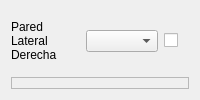
                 <widget class="QFrame" name="frParedDerecha">
                  <property name="frameShape">
                   <enum>QFrame::NoFrame</enum>
                  </property>
                  <layout class="QVBoxLayout" name="verticalLayout_8">
                   <item>
                    <widget class="QFrame" name="pdDerecha_2">
                     <property name="sizePolicy">
                      <sizepolicy hsizetype="Expanding" vsizetype="Fixed">
                       <horstretch>0</horstretch>
                       <verstretch>0</verstretch>
                      </sizepolicy>
                     </property>
                     <property name="frameShape">
                      <enum>QFrame::NoFrame</enum>
                     </property>
                     <layout class="QHBoxLayout" name="horizontalLayout_8" stretch="1,1,1">
                      <property name="leftMargin">
                       <number>0</number>
                      </property>
                      <property name="rightMargin">
                       <number>0</number>
                      </property>
                      <item>
                       <widget class="QLabel" name="label_11">
                        <property name="maximumSize">
                         <size>
                          <width>100</width>
                          <height>16777215</height>
                         </size>
                        </property>
                        <property name="text">
                         <string>Pared Lateral Derecha</string>
                        </property>
                        <property name="wordWrap">
                         <bool>true</bool>
                        </property>
                       </widget>
                      </item>
                      <item>
                       <widget class="QComboBox" name="cbPdDerecha">
                        <property name="maximumSize">
                         <size>
                          <width>250</width>
                          <height>16777215</height>
                         </size>
                        </property>
                       </widget>
                      </item>
                      <item>
                       <widget class="QCheckBox" name="checkPdDer">
                        <property name="maximumSize">
                         <size>
                          <width>25</width>
                          <height>25</height>
                         </size>
                        </property>
                        <property name="toolTip">
                         <string>Activa si hay objetos en esta superficie</string>
                        </property>
                        <property name="text">
                         <string/>
                        </property>
                        <property name="checkable">
                         <bool>true</bool>
                        </property>
                        <property name="checked">
                         <bool>false</bool>
                        </property>
                        <property name="autoRepeat">
                         <bool>false</bool>
                        </property>
                        <property name="autoExclusive">
                         <bool>false</bool>
                        </property>
                       </widget>
                      </item>
                     </layout>
                    </widget>
                   </item>
                   <item>
                    <widget class="QFrame" name="contObjDer">
                     <property name="sizePolicy">
                      <sizepolicy hsizetype="Preferred" vsizetype="MinimumExpanding">
                       <horstretch>0</horstretch>
                       <verstretch>0</verstretch>
                      </sizepolicy>
                     </property>
                     <property name="frameShape">
                      <enum>QFrame::StyledPanel</enum>
                     </property>
                     <property name="frameShadow">
                      <enum>QFrame::Raised</enum>
                     </property>
                     <layout class="QVBoxLayout" name="verticalLayout_16">
                      <property name="spacing">
                       <number>0</number>
                      </property>
                      <property name="leftMargin">
                       <number>0</number>
                      </property>
                      <property name="topMargin">
                       <number>0</number>
                      </property>
                      <property name="rightMargin">
                       <number>0</number>
                      </property>
                      <property name="bottomMargin">
                       <number>0</number>
                      </property>
                      <item>
                       <widget class="QFrame" name="objetoPdDer">
                        <property name="sizePolicy">
                         <sizepolicy hsizetype="Preferred" vsizetype="MinimumExpanding">
                          <horstretch>0</horstretch>
                          <verstretch>0</verstretch>
                         </sizepolicy>
                        </property>
                        <property name="styleSheet">
                         <string notr="true"/>
                        </property>
                        <property name="frameShape">
                         <enum>QFrame::NoFrame</enum>
                        </property>
                        <layout class="QHBoxLayout" name="horizontalLayout_17">
                         <property name="spacing">
                          <number>6</number>
                         </property>
                         <property name="leftMargin">
                          <number>30</number>
                         </property>
                         <property name="topMargin">
                          <number>0</number>
                         </property>
                         <property name="rightMargin">
                          <number>0</number>
                         </property>
                         <property name="bottomMargin">
                          <number>0</number>
                         </property>
                        </layout>
                       </widget>
                      </item>
                     </layout>
                    </widget>
                   </item>
                  </layout>
                 </widget>
